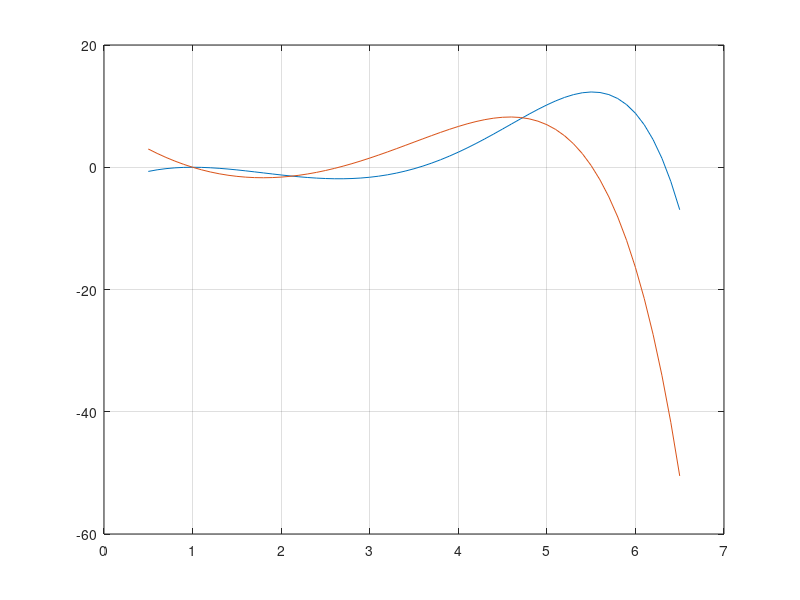

MATLAB code to generate this figure: (Note: this script raises an error after producing the figure.)
f = @(x) x.^3 - (2+exp(1))*x.^2 + (2*exp(1)+1)*x + (1-exp(1)) - cosh(x-1);
df = @(x) 3*x.^2 - (4+2*exp(1))*x + (2*exp(1)+1) +sinh(1-x);
a = 0.5;
b = 6.5;
y = [];
dy = [];
for ii = a:0.1:b
    y = [y,f(ii)];
    dy = [dy,df(ii)];
end
x = 0.5:0.1:6.5;
plot(x,y)
hold on
plot(x,dy)
grid on

%% 2

d2f = @(x) 6*x + (4*2*exp(1)) - cosh(x-1);
alpha = 1;
if abs(df(alpha)) < 1e-8
    if abs(d2f(alpha)) > 1e-8
        disp("Molteplicita` 2")
    else
        disp("Molteplcita` > 2")

    end
else
    disp("Molteplcita` 1")
end

%% 4 & 5

%ho aggiunto la bisezione perche' pensavo servisse ma mi ha causato
%problemi quindi la ho tolta, riduce il calcolo con m=2 a 3 iter quindi non
%si poteva usare stimap.
%[x1,x_iter]=bisection(f,0.7,1.25,15);
%[x2,x_iter]=bisection(f,3.4,4,15);
%[x3,x_iter]=bisection(f,6,6.5,15);
x1 = 0.5;
x2 = 3;
x3 = 6;

[x_class1,it] = newton_tocomplete(x1,100,1e-6,f,df,1); % newton classico
[p,c] = stimap(x_class1)
[x_mod,it] = newton_tocomplete(x1,100,1e-6,f,df,2); % newton modificato, m=2
[p,c] = stimap(x_mod)
[xvect,it] = newton_tocomplete(x2,100,1e-6,f,df,1); % newton classico
[xvect,it] = newton_tocomplete(x3,100,1e-6,f,df,1); % newton classico
